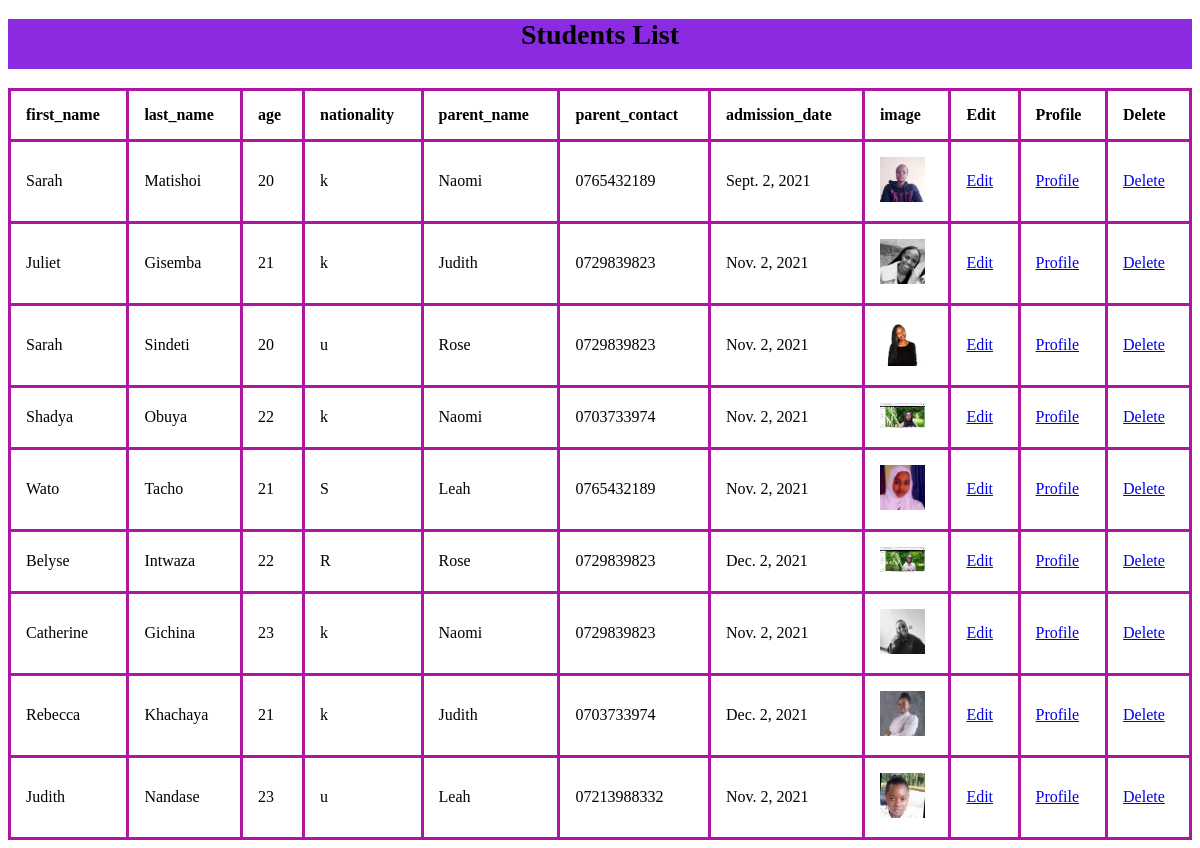
Before: /student/list/ with the older database file.
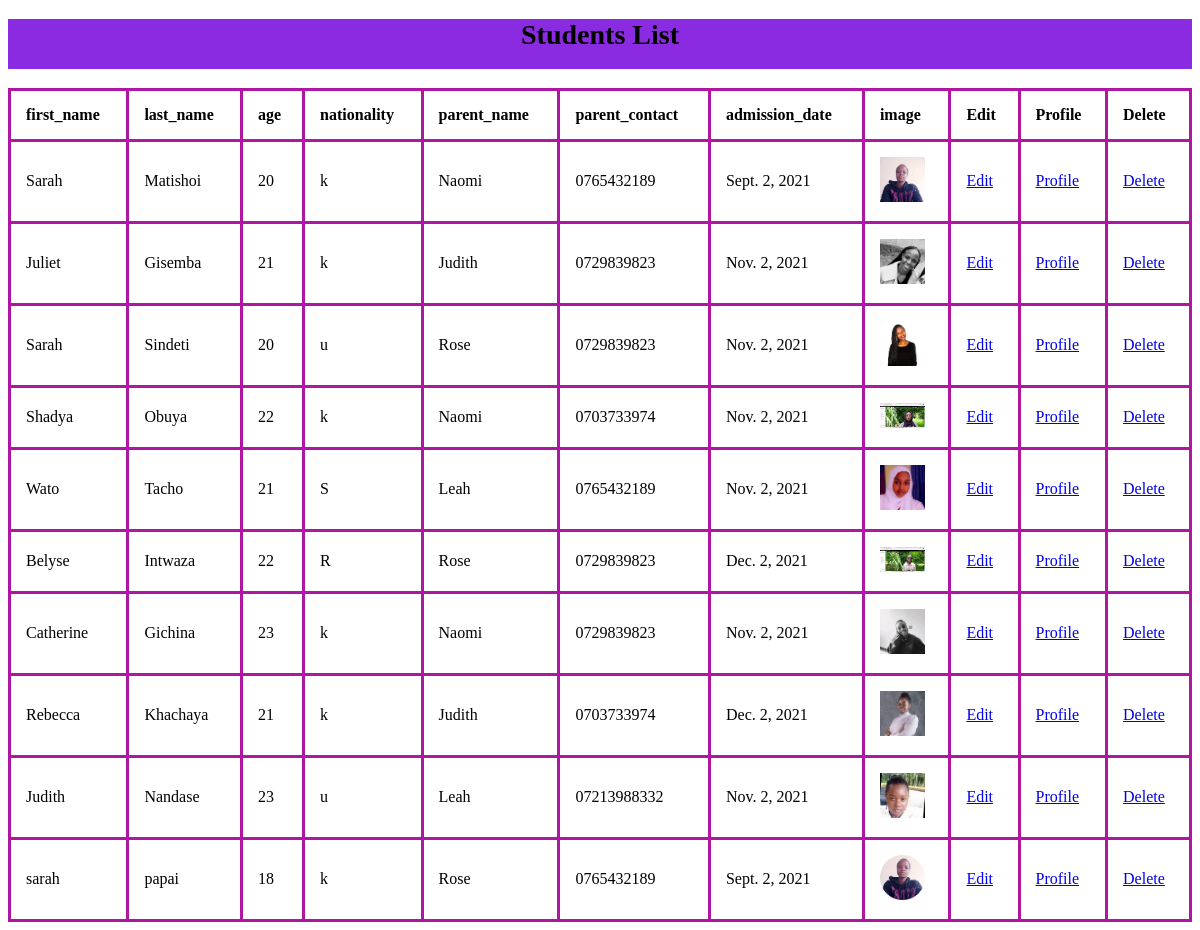
After: the same page with the newer database file.
### student/models.py (models this page shows, shortened)
class Student(models.Model):
    first_name=models.CharField(max_length=12)
    last_name=models.CharField(max_length=20)
    age=models.PositiveSmallIntegerField()
    date_of_birth=models.DateField(null=True)
    nationality_choice=((u'k',u'Kenyan'),(u'u',u'Ugandan'),(u'R',u'Rwandan'),(u'S',u'Sudanese'),(u'S',u'SouthSudanese'))
    nationality=models.CharField(max_length=20,choices=nationality_choice)
    image=models.ImageField(null=True,blank=True)
    email=models.EmailField(null=True,blank=True)
    gender_choice=((u'F',u'Female'),(u'm',u'Male'),(u'O','Other'))
    gender=models.CharField(max_length=16,choices=gender_choice)
    subject=models.CharField(max_length=30,null=True,blank=True)
    health_records=models.FileField()
    class_room=models.CharField(max_length=16,null=True,blank=True)
    phone_number=models.CharField(max_length=12,null=True,blank=True)
    gurdian_name=models.CharField(max_length=20,null=True,blank=True)
    gurdian_contact=models.CharField(max_length=12,null=True,blank=True)
    parent_name=models.CharField(max_length=20,null=True,blank=True)
    parent_contact=models.CharField(max_length=12,null=True,blank=True)
    passport=models.CharField(max_length=20,null=True,blank=True)
    academic_year=models.DateField(max_length=8,blank=True,null=True)
    admission_date=models.DateField(max_length=16,null=True,blank=True)
    languages_choice=((u'E',u'English'),(u'K',u'Kiswahili'),(u'F',u'French'))
    languages=models.CharField(max_length=15,choices=languages_choice)

### student/views.py (the view)
# urls.py: path("list/",student_list,name="student_list"),
def student_list(request):
    students=Student.objects.all()
    return render(request,"student_list.html",{"students":students})

### student/templates/student_list.html (shortened to what this page needs)
<!DOCTYPE html>
<html lang="en">
<head>
</head>
<body>
    <h1>Students List</h1>
    <table>
        <tr>
            <th>first_name</th>
            <th>last_name</th>
            <th>age</th>
            <th>nationality</th>
            <th>parent_name</th>
            <th>parent_contact</th>
            <th>admission_date</th>
            <th>image</th>
            <th>Edit</th>
            <th>Profile</th>
            <th>Delete</th>
        </tr>
        {% for student in students %}
        <tr>
            <td>{{student.first_name}}</td>
            <td>{{student.last_name}}</td>
            <td>{{student.age}}</td>
            <td>{{student.nationality}}</td>
            <td>{{student.parent_name}}</td>
            <td>{{student.parent_contact}}</td>
            <td>{{student.admission_date}}</td>
            {% if student.image %}
            <td><img src="{{student.image.url}}" width="45"></td>
            {% endif %}
            <td> <a href="{%url 'edit_student' id=student.id%}">Edit</a></td>
            <td> <a href="{%url 'student_profile' id=student.id%}">Profile</a></td>
            <td> <a href="{%url 'delete_student' id=student.id%}">Delete</a></td>
        </tr>
        {%endfor%}
    </table>
</body>
</html>

Changed rows visible on the page:
added Student: first_name "sarah", last_name "papai", age "18", nationality "k", parent_name "Rose", parent_contact "0765432189", admission_date "Sept. 2, 2021", image (picture)
